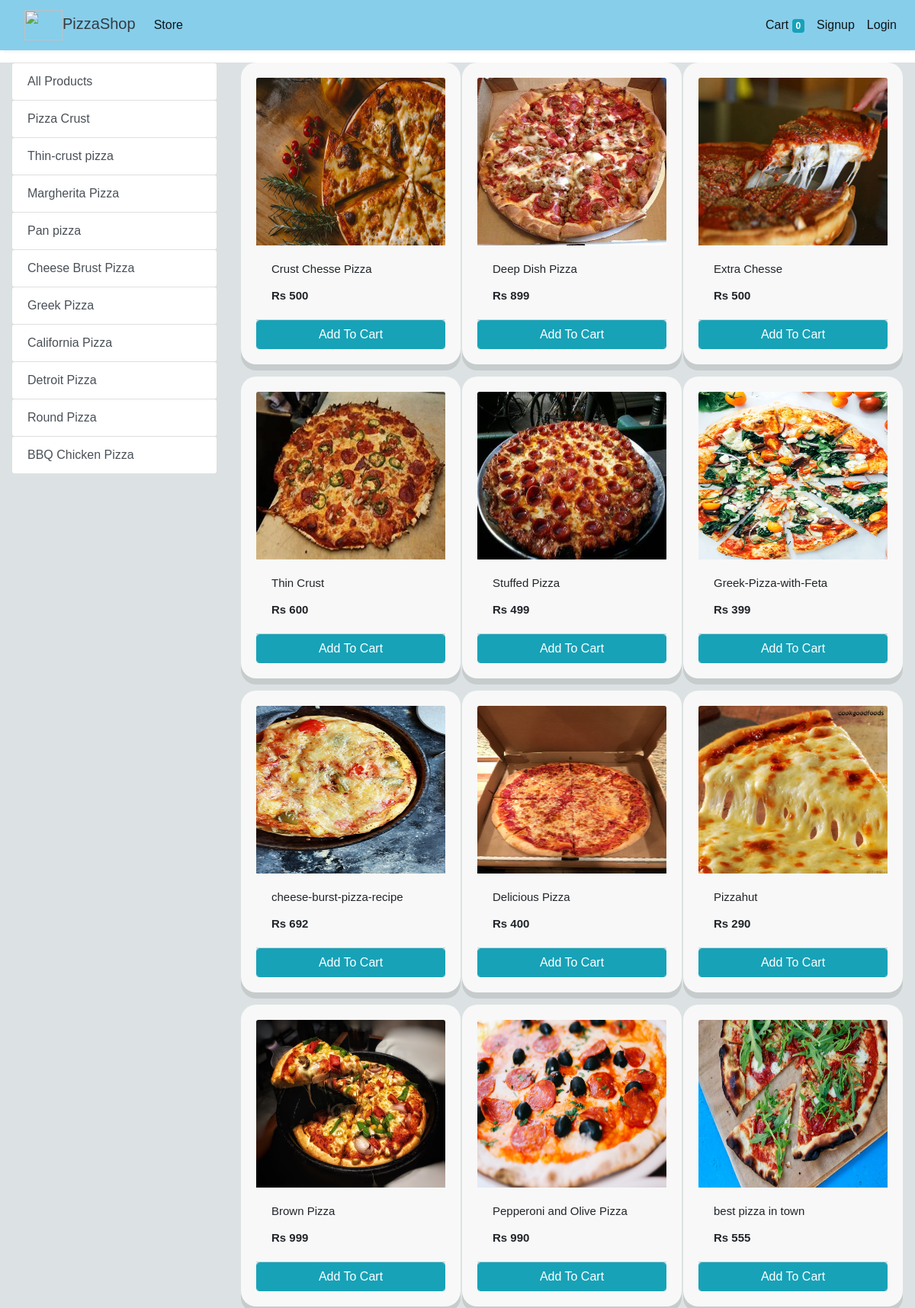
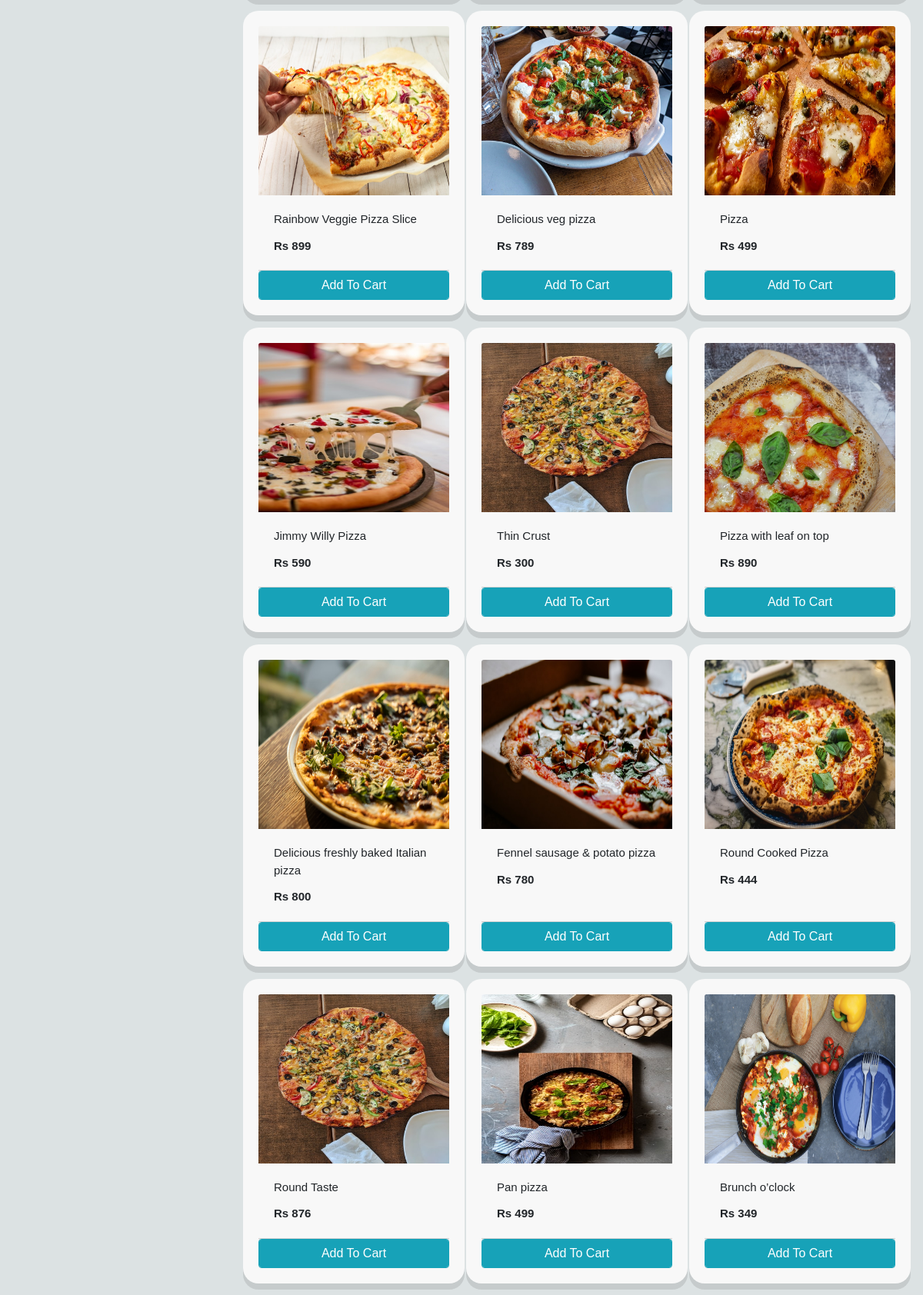
The app's page /store (upper part) with its own data (2 pictures, top to bottom).
### store/models/category.py (models this page shows, shortened)
class Category(models.Model):
    name= models.CharField(max_length=50)
    @staticmethod
    def get_all_categories():
        return Category.objects.all()

### store/models/product.py (models this page shows, shortened)
class Products(models.Model):
    name = models.CharField(max_length=60)
    price= models.IntegerField(default=0)
    category= models.ForeignKey(Category,on_delete=models.CASCADE,default=1 )
    description= models.CharField(max_length=250, default='', blank=True, null= True)
    image= models.ImageField(upload_to='uploads/products/')
    @staticmethod
    def get_all_products():
        return Products.objects.all()

### store/views/home.py (the view)
# urls.py: path('' , include('store.urls'))
def store(request):
    cart = request.session.get('cart')
    if not cart:
        request.session['cart'] = {}
    products = None
    categories = Category.get_all_categories()
    categoryID = request.GET.get('category')
    if categoryID:
        products = Products.get_all_products_by_categoryid(categoryID)
    else:
        products = Products.get_all_products();
    data = {}
    data['products'] = products
    data['categories'] = categories
    print('you are : ', request.session.get('email'))
    return render(request, 'index.html', data)

### store/templatetags/cart.py (called while the page is built)
@register.filter (name='is_in_cart')
def is_in_cart(product, cart):
    keys = cart.keys ()
    for id in keys:
        if int (id) == product.id:
            return True
    return False;

### store/templatetags/custom_filter.py (called while the page is built)
@register.filter(name='currency')
def currency(number):
    return "Rs "+str(number)

### store/templates/index.html (shortened to what this page needs)
{% extends 'base.html' %}
{% block content %}
{% load cart %}
{% load custom_filter %}
<div class="container-fluid mt-3">
	<div class="row">
		<div class="col-lg-3 mx-auto">
			<div class="list-group">
				<a href="/" class="list-group-item list-group-item-action btn btn-outline-info">All Products</a>
				{% for category in categories %}
				<a href="/?category={{category.id}}"
					class="list-group-item list-group-item-action btn btn-outline-info">{{category.name}}</a>
				{% endfor %}
			</div>
		</div>
		<div id='products' class="col-lg-9 mx-auto">
			<div class="row mx-auto">
				{% for product in products %}
				<div class="card mx-auto mb-3" id={{product.id}} style="width: 18rem;">
					<img class="card-img-top" src="{{product.image.url}}" alt="Card image cap">
					<div class="card-body">
						<p class="card-title">{{product.name}}</p>
						<p class="card-text"><b>{{product.price|currency}}</b></p>
					</div>
					<div class="card-footer p-0 no-gutters">
						{% if product|is_in_cart:request.session.cart %}
						<div class="row no-gutters">
							<form action="/#{{product.id}}" class="col-2 " method="post">
								{% csrf_token %}
								<input hidden type="text" name='product' value='{{product.id}}'>
								<input hidden type="text" name='remove' value='True'>
								<input type="submit" value=" - " class="btn btn-block btn-info border-right">
							</form>
							<div class="text-center col btn btn-info">{{product|cart_quantity:request.session.cart}} in Cart</div>
							<form action="/#{{product.id}}" class="col-2 " method="post">
								{% csrf_token %}
								<input hidden type="text" name='product' value='{{product.id}}'>
								<input type="submit" value=" + " class="btn btn-block btn-info border-left">
							</form>
						</div>
						{% else %}
						<form action="/#{{product.id}}" method="POST" class="btn-block">
							<input type="submit" class="float-right btn btn-info form-control"
								value="Add To Cart">
						</form>
						{% endif %}
					</div>
				</div>
				{% endfor %}
			</div>
		</div>
	</div>
</div>
{% endblock %}

### store/templates/base.html (shortened to what this page needs)
<!doctype html>
<html lang="en">
<head>
  <link rel="stylesheet" href="https://maxcdn.bootstrapcdn.com/bootstrap/4.0.0/css/bootstrap.min.css"
>
</head>
<body>
<nav class="one-edge-shadow
  navbar navbar-light
  sticky-top navbar
  navbar-expand-lg
  text-white">
    <a class="navbar-brand ms-3 text-dark " href="/">
    <link rel="stylesheet" href="https://use.fontawesome.com/releases/v5.7.0/css/all.css">
    <div class = "log">
    <img src="https://images.vexels.com/media/users/3/157229/isolated/preview/893bb0e30936c12dee33cc7468535f5f-round-pizza-icon-by-vexels.png" style="width:50px;height:50px,color:text-light;">PizzaShop</a>
    <div class="collapse navbar-collapse" id="navbarSupportedContent">
      <ul class="navbar-nav mr-auto">
        <li class="nav-item active">
          <a class="nav-link" href="/store">Store <span class="sr-only">(current)</span></a>
        </li>
          </ul>
      <ul class=" navbar-nav my-2 my-lg-0">
        <li class="nav-item active">
          <a class="nav-link" href="/cart">Cart
            <span class="badge badge-info">{{request.session.cart.keys|length}}</span>
            <span class="sr-only">(current)</span></a>
        </li>
        {% if request.session.customer %}
        <li class="nav-item active ">
          <a class="nav-link" href="/orders">Orders<span class="sr-only">(current)</span></a>
        </li>
        <li class="nav-item active ">
          <a class="nav-link" href="/logout">Logout<span class="sr-only">(current)</span></a>
        </li>
        {% else %}
        <li class="nav-item active">
          <a class="nav-link" href="/signup">Signup<span class="sr-only">(current)</span></a>
        </li>
        <li class="nav-item active">
          <a class="nav-link" href="/login">Login<span class="sr-only">(current)</span></a>
        </li>
        {% endif %}
      </ul>
    </div>
  </nav>
  {% block content %}{% endblock %}
</body>
</html>

### store/templates/base.html (style rules this page uses)
nav { background-color: skyblue; }
.one-edge-shadow { box-shadow: 0 8px 2px -5px rgb(246, 245, 245); }
.container-fluid { background-color:#dce2e3; font-size:15px; }
.log img { width:30px; height:40px; }
img { height:500px; width:300px; }
.card { width: 18rem; height:auto; background-color:#66929a; border: none !important; border-radius: 20px !important; overflow: hidden; padding:20px; position: relative; display: flex; -webkit-box-orient: vertical; -webkit-box-direction: normal; flex-direction: column; min-width: 0px; overflow-wrap: break-word; background-color: rgb(248, 248, 248); background-clip: border-box; border: 0px solid rgba(0, 0, 0, 0.125); border-radius: 0.57rem; cursor: pointer; }
.card { box-shadow: rgba(0, 0, 0, 0.1) 0px 8px 0px; position: relative; margin-bottom: 1.56rem; }
body { font-family: 'Nunito', sans-serif; }
.card img { max-height: 220px; }

### records on screen
Category: name "Pizza Crust"
Category: name "Thin-crust pizza"
Category: name "Margherita Pizza"
Category: name "Pan pizza"
Category: name "Cheese Brust Pizza"
Category: name "Greek Pizza"
Category: name "California Pizza"
Category: name "Detroit Pizza"
Category: name "Round Pizza"
Category: name "BBQ Chicken Pizza"
Products: image (picture), name "Crust Chesse Pizza", price "Rs 500"
Products: image (picture), name "Deep Dish Pizza", price "Rs 899"
Products: image (picture), name "Extra Chesse", price "Rs 500"
Products: image (picture), name "Thin Crust", price "Rs 600"
Products: image (picture), name "Stuffed Pizza", price "Rs 499"
Products: image (picture), name "Greek-Pizza-with-Feta", price "Rs 399"
Products: image (picture), name "cheese-burst-pizza-recipe", price "Rs 692"
Products: image (picture), name "Delicious Pizza", price "Rs 400"
Products: image (picture), name "Pizzahut", price "Rs 290"
Products: image (picture), name "Brown Pizza", price "Rs 999"
Products: image (picture), name "Pepperoni and Olive Pizza", price "Rs 990"
Products: image (picture), name "best pizza in town", price "Rs 555"
Products: image (picture), name "Rainbow Veggie Pizza Slice", price "Rs 899"
Products: image (picture), name "Delicious veg pizza", price "Rs 789"
Products: image (picture), name "Pizza", price "Rs 499"
Products: image (picture), name "Jimmy Willy Pizza", price "Rs 590"
Products: image (picture), name "Thin Crust", price "Rs 300"
Products: image (picture), name "Pizza with leaf on top", price "Rs 890"
Products: image (picture), name "Delicious freshly baked Italian pizza", price "Rs 800"
Products: image (picture), name "Fennel sausage & potato pizza", price "Rs 780"
Products: image (picture), name "Round Cooked Pizza", price "Rs 444"
Products: image (picture), name "Round Taste", price "Rs 876"
Products: image (picture), name "Pan pizza", price "Rs 499"
Products: image (picture), name "Brunch o’clock", price "Rs 349"

### other values on screen
{{ request.session.cart.keys|length }} "0"
